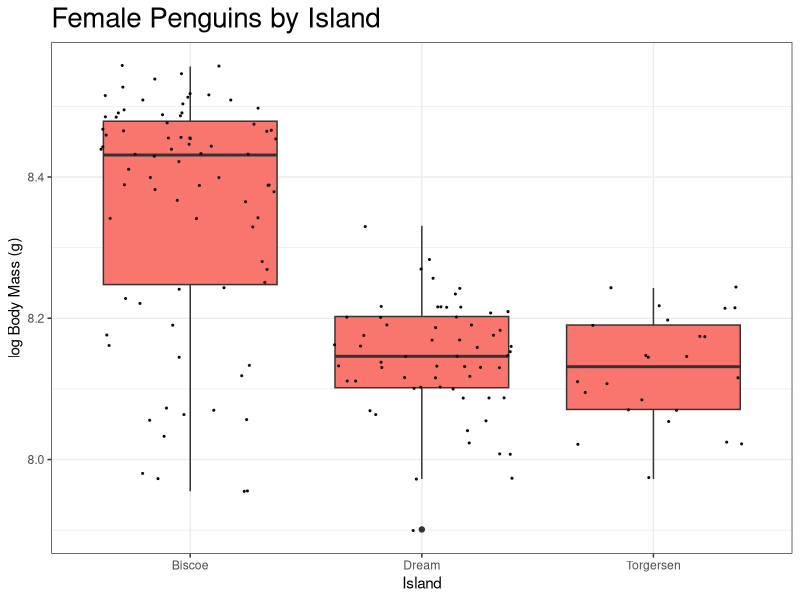
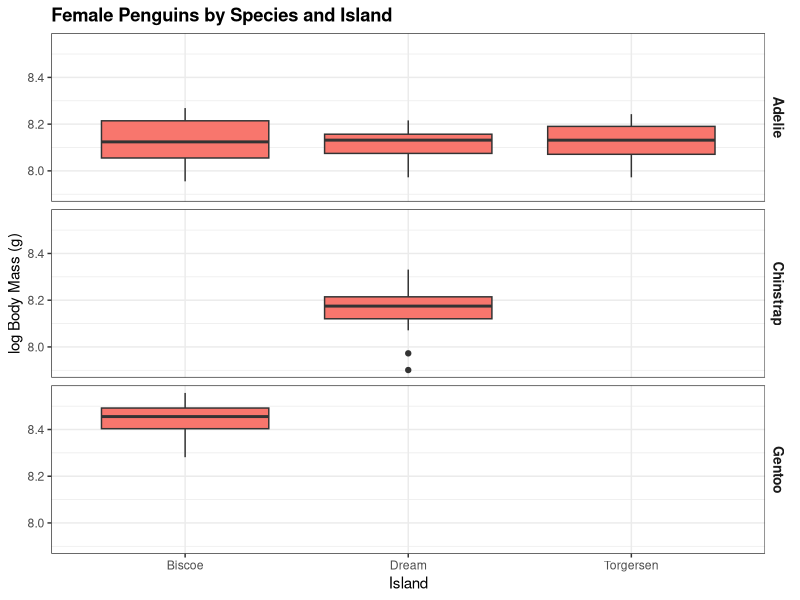

The R script that drew these images, in order: (Note: this script raises an error after producing the figures.)
### 7_HW #######################################
### Created by: Alyssa Cohen
### Created on: 2021-02-15
~~~~~~~~~~~~~~~~~~~~~~~~~~~~~~~~~~~~~~~~~~~~~

  # Write a script that:
    # calculates the mean and variance of body mass by species, island, and sex without any NAs
    
    # filters out (i.e. excludes) male penguins, 
      # then calculates the log body mass, 
      # then selects only the columns for species, island, sex, and log body mass, 
      # then use these data to make any plot. 
        # Make sure the plot has clean and clear labels and follows best practices. 
        # Save the plot in the correct output folder.
    
    # Include both part 1 and part 2 in your script and push it to github in the appropriate folders.

### Load Libraries --------------------------------------------
install.packages("palmerpenguins")
library(palmerpenguins)
library(tidyverse)
library(here)
library(ggplot2)
library(ggthemes)

# Load data --------------------------------------------
glimpse(penguins)

# mean and variance of body mass by species, island, and sex without any NAs
penguins_body_mass <- penguins %>% 
  drop_na(sex) %>%
  group_by(species, island, sex) %>% 
  summarise(mean_body_mass_g = mean(body_mass_g, na.rm = TRUE), 
            var_body_mass = var(body_mass_g, na.rm = TRUE))

# females, log(body_mass), select(species, island, sex, log body mass) and plot
## plot as boxplot showing log(body mass) of females in each island
penguins %>% 
  drop_na(sex) %>% 
  filter(sex == "female") %>% 
  mutate(log_bodymass = log(body_mass_g)) %>% 
  select(species, island, sex, log_bodymass) %>% 
  ggplot(aes(x=island, y=log_bodymass, fill=sex)) +
    geom_boxplot() +
    geom_jitter(color="black", size=0.4, alpha=0.9) +
    theme_bw() +
    theme(strip.background = element_rect(fill = "white", color = "white"),
          strip.text = element_text(face="bold", size=10), 
          legend.position="none", 
          plot.title = element_text(size=20)) +
    labs(y="log Body Mass (g)", x="Island", 
         title="Female Penguins by Island")

## plot as boxplot showing log(body mass) of females in each island by species
penguins %>% 
  drop_na(sex) %>% 
  filter(sex == "female") %>% 
  mutate(log_bodymass = log(body_mass_g)) %>% 
  select(species, island, sex, log_bodymass) %>% 
  ggplot(aes(x=island, y=log_bodymass, fill=sex)) +
  geom_boxplot() +
  theme_bw() +
  theme(strip.background = element_rect(fill = "white", color = "white"),
        strip.text = element_text(face="bold", size=10), 
        legend.position="none", plot.title = element_text(face = "bold")) +
  facet_grid(species~.) + 
  labs(y="log Body Mass (g)", x="Island", 
       title = "Female Penguins by Species and Island") + 
  ggsave("Group_Plot_HW7.png")

